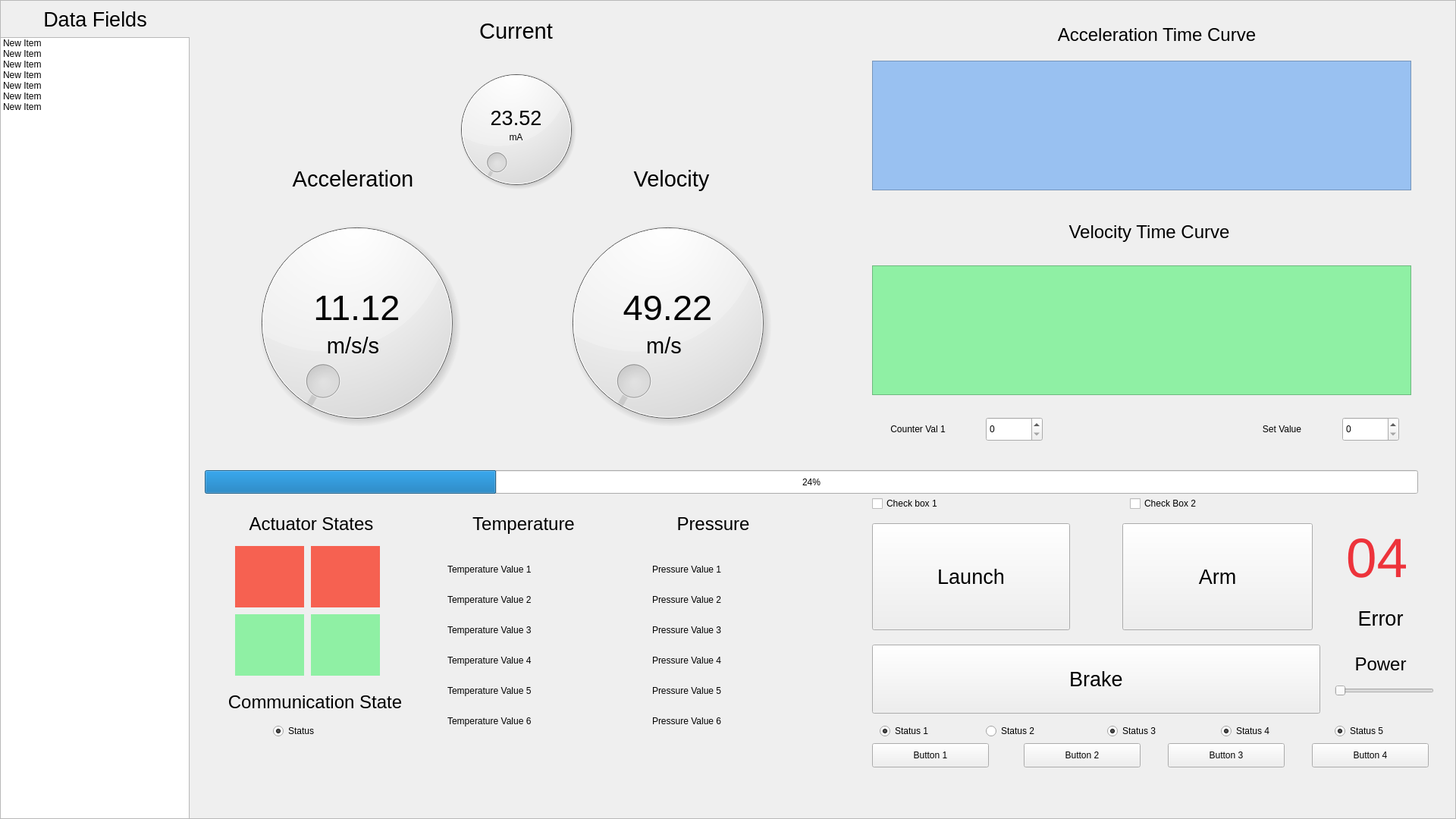
<?xml version="1.0" encoding="UTF-8"?>
<ui version="4.0">
 <class>MainWindow</class>
 <widget class="QMainWindow" name="MainWindow">
  <property name="geometry">
   <rect>
    <x>0</x>
    <y>0</y>
    <width>1920</width>
    <height>1080</height>
   </rect>
  </property>
  <property name="windowTitle">
   <string>MainWindow</string>
  </property>
  <widget class="QWidget" name="centralwidget">
   <widget class="QFrame" name="MainFrame">
    <property name="geometry">
     <rect>
      <x>0</x>
      <y>0</y>
      <width>1920</width>
      <height>1080</height>
     </rect>
    </property>
    <property name="frameShape">
     <enum>QFrame::StyledPanel</enum>
    </property>
    <property name="frameShadow">
     <enum>QFrame::Raised</enum>
    </property>
    <widget class="QProgressBar" name="progress_bar">
     <property name="geometry">
      <rect>
       <x>270</x>
       <y>620</y>
       <width>1600</width>
       <height>31</height>
      </rect>
     </property>
     <property name="value">
      <number>24</number>
     </property>
    </widget>
    <widget class="QListWidget" name="data_fields_list_widget">
     <property name="geometry">
      <rect>
       <x>0</x>
       <y>49</y>
       <width>250</width>
       <height>1031</height>
      </rect>
     </property>
     <item>
      <property name="text">
       <string>New Item</string>
      </property>
     </item>
     <item>
      <property name="text">
       <string>New Item</string>
      </property>
     </item>
     <item>
      <property name="text">
       <string>New Item</string>
      </property>
     </item>
     <item>
      <property name="text">
       <string>New Item</string>
      </property>
     </item>
     <item>
      <property name="text">
       <string>New Item</string>
      </property>
     </item>
     <item>
      <property name="text">
       <string>New Item</string>
      </property>
     </item>
     <item>
      <property name="text">
       <string>New Item</string>
      </property>
     </item>
    </widget>
    <widget class="QFrame" name="acc_graph_frame">
     <property name="geometry">
      <rect>
       <x>1150</x>
       <y>80</y>
       <width>711</width>
       <height>171</height>
      </rect>
     </property>
     <property name="styleSheet">
      <string notr="true">background-color: rgb(153, 193, 241);</string>
     </property>
     <property name="frameShape">
      <enum>QFrame::StyledPanel</enum>
     </property>
     <property name="frameShadow">
      <enum>QFrame::Raised</enum>
     </property>
    </widget>
    <widget class="QFrame" name="velo_graph_frame">
     <property name="geometry">
      <rect>
       <x>1150</x>
       <y>350</y>
       <width>711</width>
       <height>171</height>
      </rect>
     </property>
     <property name="styleSheet">
      <string notr="true">background-color: rgb(143, 240, 164);</string>
     </property>
     <property name="frameShape">
      <enum>QFrame::StyledPanel</enum>
     </property>
     <property name="frameShadow">
      <enum>QFrame::Raised</enum>
     </property>
    </widget>
    <widget class="QDial" name="current_dial">
     <property name="geometry">
      <rect>
       <x>560</x>
       <y>80</y>
       <width>241</width>
       <height>181</height>
      </rect>
     </property>
    </widget>
    <widget class="QDial" name="acc_dial">
     <property name="geometry">
      <rect>
       <x>290</x>
       <y>270</y>
       <width>361</width>
       <height>311</height>
      </rect>
     </property>
    </widget>
    <widget class="QLabel" name="temp_val_lbl_1">
     <property name="geometry">
      <rect>
       <x>590</x>
       <y>730</y>
       <width>241</width>
       <height>41</height>
      </rect>
     </property>
     <property name="text">
      <string>Temperature Value 1</string>
     </property>
    </widget>
    <widget class="QLabel" name="temp_val_lbl_2">
     <property name="geometry">
      <rect>
       <x>590</x>
       <y>770</y>
       <width>241</width>
       <height>41</height>
      </rect>
     </property>
     <property name="text">
      <string>Temperature Value 2</string>
     </property>
    </widget>
    <widget class="QLabel" name="temp_val_lbl_3">
     <property name="geometry">
      <rect>
       <x>590</x>
       <y>810</y>
       <width>241</width>
       <height>41</height>
      </rect>
     </property>
     <property name="text">
      <string>Temperature Value 3</string>
     </property>
    </widget>
    <widget class="QLabel" name="temp_val_lbl_4">
     <property name="geometry">
      <rect>
       <x>590</x>
       <y>850</y>
       <width>241</width>
       <height>41</height>
      </rect>
     </property>
     <property name="text">
      <string>Temperature Value 4</string>
     </property>
    </widget>
    <widget class="QLabel" name="temp_val_lbl_5">
     <property name="geometry">
      <rect>
       <x>590</x>
       <y>890</y>
       <width>241</width>
       <height>41</height>
      </rect>
     </property>
     <property name="text">
      <string>Temperature Value 5</string>
     </property>
    </widget>
    <widget class="QLabel" name="temp_val_lbl_6">
     <property name="geometry">
      <rect>
       <x>590</x>
       <y>930</y>
       <width>241</width>
       <height>41</height>
      </rect>
     </property>
     <property name="text">
      <string>Temperature Value 6</string>
     </property>
    </widget>
    <widget class="QLabel" name="temp_lbl">
     <property name="geometry">
      <rect>
       <x>570</x>
       <y>670</y>
       <width>241</width>
       <height>41</height>
      </rect>
     </property>
     <property name="font">
      <font>
       <pointsize>18</pointsize>
      </font>
     </property>
     <property name="text">
      <string>Temperature</string>
     </property>
     <property name="alignment">
      <set>Qt::AlignCenter</set>
     </property>
    </widget>
    <widget class="QLabel" name="pres_val_lbl_2">
     <property name="geometry">
      <rect>
       <x>860</x>
       <y>770</y>
       <width>241</width>
       <height>41</height>
      </rect>
     </property>
     <property name="text">
      <string>Pressure Value 2</string>
     </property>
    </widget>
    <widget class="QLabel" name="pressure_lbl">
     <property name="geometry">
      <rect>
       <x>820</x>
       <y>670</y>
       <width>241</width>
       <height>41</height>
      </rect>
     </property>
     <property name="font">
      <font>
       <pointsize>18</pointsize>
      </font>
     </property>
     <property name="text">
      <string>Pressure</string>
     </property>
     <property name="alignment">
      <set>Qt::AlignCenter</set>
     </property>
    </widget>
    <widget class="QLabel" name="pres_val_lbl_3">
     <property name="geometry">
      <rect>
       <x>860</x>
       <y>810</y>
       <width>241</width>
       <height>41</height>
      </rect>
     </property>
     <property name="text">
      <string>Pressure Value 3</string>
     </property>
    </widget>
    <widget class="QLabel" name="pres_val_lbl_5">
     <property name="geometry">
      <rect>
       <x>860</x>
       <y>890</y>
       <width>241</width>
       <height>41</height>
      </rect>
     </property>
     <property name="text">
      <string>Pressure Value 5</string>
     </property>
    </widget>
    <widget class="QLabel" name="pres_val_lbl_1">
     <property name="geometry">
      <rect>
       <x>860</x>
       <y>730</y>
       <width>241</width>
       <height>41</height>
      </rect>
     </property>
     <property name="text">
      <string>Pressure Value 1</string>
     </property>
    </widget>
    <widget class="QLabel" name="pres_val_lbl_6">
     <property name="geometry">
      <rect>
       <x>860</x>
       <y>930</y>
       <width>241</width>
       <height>41</height>
      </rect>
     </property>
     <property name="text">
      <string>Pressure Value 6</string>
     </property>
    </widget>
    <widget class="QLabel" name="pres_val_lbl_4">
     <property name="geometry">
      <rect>
       <x>860</x>
       <y>850</y>
       <width>241</width>
       <height>41</height>
      </rect>
     </property>
     <property name="text">
      <string>Pressure Value 4</string>
     </property>
    </widget>
    <widget class="QLabel" name="actuator_box_1">
     <property name="geometry">
      <rect>
       <x>310</x>
       <y>720</y>
       <width>91</width>
       <height>81</height>
      </rect>
     </property>
     <property name="styleSheet">
      <string notr="true">background-color: rgb(246, 97, 81);</string>
     </property>
     <property name="text">
      <string/>
     </property>
    </widget>
    <widget class="QLabel" name="actuator_box_2">
     <property name="geometry">
      <rect>
       <x>410</x>
       <y>720</y>
       <width>91</width>
       <height>81</height>
      </rect>
     </property>
     <property name="styleSheet">
      <string notr="true">background-color: rgb(246, 97, 81);</string>
     </property>
     <property name="text">
      <string/>
     </property>
    </widget>
    <widget class="QLabel" name="actuator_box_4">
     <property name="geometry">
      <rect>
       <x>310</x>
       <y>810</y>
       <width>91</width>
       <height>81</height>
      </rect>
     </property>
     <property name="styleSheet">
      <string notr="true">background-color: rgb(246, 97, 81);
background-color: rgb(143, 240, 164);</string>
     </property>
     <property name="text">
      <string/>
     </property>
    </widget>
    <widget class="QLabel" name="actuator_box_3">
     <property name="geometry">
      <rect>
       <x>410</x>
       <y>810</y>
       <width>91</width>
       <height>81</height>
      </rect>
     </property>
     <property name="styleSheet">
      <string notr="true">background-color: rgb(143, 240, 164);</string>
     </property>
     <property name="text">
      <string/>
     </property>
    </widget>
    <widget class="QLabel" name="actuator_lbl">
     <property name="geometry">
      <rect>
       <x>290</x>
       <y>670</y>
       <width>241</width>
       <height>41</height>
      </rect>
     </property>
     <property name="font">
      <font>
       <pointsize>18</pointsize>
      </font>
     </property>
     <property name="text">
      <string>Actuator States</string>
     </property>
     <property name="alignment">
      <set>Qt::AlignCenter</set>
     </property>
    </widget>
    <widget class="QPushButton" name="launch_btn">
     <property name="geometry">
      <rect>
       <x>1150</x>
       <y>690</y>
       <width>261</width>
       <height>141</height>
      </rect>
     </property>
     <property name="font">
      <font>
       <pointsize>20</pointsize>
      </font>
     </property>
     <property name="text">
      <string>Launch</string>
     </property>
    </widget>
    <widget class="QPushButton" name="brake_btn">
     <property name="geometry">
      <rect>
       <x>1150</x>
       <y>850</y>
       <width>591</width>
       <height>91</height>
      </rect>
     </property>
     <property name="font">
      <font>
       <pointsize>20</pointsize>
      </font>
     </property>
     <property name="text">
      <string>Brake</string>
     </property>
    </widget>
    <widget class="QPushButton" name="arm_btn">
     <property name="geometry">
      <rect>
       <x>1480</x>
       <y>690</y>
       <width>251</width>
       <height>141</height>
      </rect>
     </property>
     <property name="font">
      <font>
       <pointsize>20</pointsize>
      </font>
     </property>
     <property name="text">
      <string>Arm</string>
     </property>
    </widget>
    <widget class="QLabel" name="current_lbl">
     <property name="geometry">
      <rect>
       <x>600</x>
       <y>20</y>
       <width>161</width>
       <height>41</height>
      </rect>
     </property>
     <property name="font">
      <font>
       <pointsize>22</pointsize>
      </font>
     </property>
     <property name="text">
      <string>Current</string>
     </property>
     <property name="alignment">
      <set>Qt::AlignCenter</set>
     </property>
    </widget>
    <widget class="QLabel" name="acc_lbl">
     <property name="geometry">
      <rect>
       <x>340</x>
       <y>210</y>
       <width>251</width>
       <height>51</height>
      </rect>
     </property>
     <property name="font">
      <font>
       <pointsize>22</pointsize>
      </font>
     </property>
     <property name="text">
      <string>Acceleration</string>
     </property>
     <property name="alignment">
      <set>Qt::AlignCenter</set>
     </property>
    </widget>
    <widget class="QLabel" name="comm_lbl">
     <property name="geometry">
      <rect>
       <x>270</x>
       <y>910</y>
       <width>291</width>
       <height>31</height>
      </rect>
     </property>
     <property name="font">
      <font>
       <pointsize>18</pointsize>
      </font>
     </property>
     <property name="text">
      <string>Communication State</string>
     </property>
     <property name="alignment">
      <set>Qt::AlignCenter</set>
     </property>
    </widget>
    <widget class="QLabel" name="velo_lbl">
     <property name="geometry">
      <rect>
       <x>760</x>
       <y>210</y>
       <width>251</width>
       <height>51</height>
      </rect>
     </property>
     <property name="font">
      <font>
       <pointsize>22</pointsize>
      </font>
     </property>
     <property name="text">
      <string>Velocity</string>
     </property>
     <property name="alignment">
      <set>Qt::AlignCenter</set>
     </property>
    </widget>
    <widget class="QLabel" name="acc_graph_lbl">
     <property name="geometry">
      <rect>
       <x>1340</x>
       <y>20</y>
       <width>371</width>
       <height>51</height>
      </rect>
     </property>
     <property name="font">
      <font>
       <pointsize>18</pointsize>
      </font>
     </property>
     <property name="text">
      <string>Acceleration Time Curve</string>
     </property>
     <property name="alignment">
      <set>Qt::AlignCenter</set>
     </property>
    </widget>
    <widget class="QLabel" name="velo_grpah_lbl">
     <property name="geometry">
      <rect>
       <x>1330</x>
       <y>280</y>
       <width>371</width>
       <height>51</height>
      </rect>
     </property>
     <property name="font">
      <font>
       <pointsize>18</pointsize>
      </font>
     </property>
     <property name="text">
      <string>Velocity Time Curve</string>
     </property>
     <property name="alignment">
      <set>Qt::AlignCenter</set>
     </property>
    </widget>
    <widget class="QRadioButton" name="comm_status_radio_btn">
     <property name="geometry">
      <rect>
       <x>360</x>
       <y>950</y>
       <width>148</width>
       <height>28</height>
      </rect>
     </property>
     <property name="text">
      <string>Status</string>
     </property>
     <property name="checked">
      <bool>true</bool>
     </property>
     <property name="autoExclusive">
      <bool>false</bool>
     </property>
    </widget>
    <widget class="QLabel" name="current_val_lbl">
     <property name="geometry">
      <rect>
       <x>640</x>
       <y>120</y>
       <width>81</width>
       <height>71</height>
      </rect>
     </property>
     <property name="font">
      <font>
       <family>Segoe UI</family>
       <pointsize>20</pointsize>
      </font>
     </property>
     <property name="text">
      <string>23.52</string>
     </property>
     <property name="alignment">
      <set>Qt::AlignCenter</set>
     </property>
     <property name="wordWrap">
      <bool>true</bool>
     </property>
    </widget>
    <widget class="QLabel" name="current_unit_lbl">
     <property name="geometry">
      <rect>
       <x>640</x>
       <y>170</y>
       <width>81</width>
       <height>21</height>
      </rect>
     </property>
     <property name="font">
      <font>
       <family>Segoe UI</family>
      </font>
     </property>
     <property name="text">
      <string>mA</string>
     </property>
     <property name="alignment">
      <set>Qt::AlignCenter</set>
     </property>
    </widget>
    <widget class="QLabel" name="acc_unit_lbl">
     <property name="geometry">
      <rect>
       <x>410</x>
       <y>440</y>
       <width>111</width>
       <height>31</height>
      </rect>
     </property>
     <property name="font">
      <font>
       <family>Segoe UI</family>
       <pointsize>22</pointsize>
      </font>
     </property>
     <property name="text">
      <string>m/s/s</string>
     </property>
     <property name="alignment">
      <set>Qt::AlignCenter</set>
     </property>
    </widget>
    <widget class="QLabel" name="acc_val_lbl">
     <property name="geometry">
      <rect>
       <x>400</x>
       <y>350</y>
       <width>141</width>
       <height>111</height>
      </rect>
     </property>
     <property name="font">
      <font>
       <family>Segoe UI</family>
       <pointsize>35</pointsize>
      </font>
     </property>
     <property name="text">
      <string>11.12</string>
     </property>
     <property name="alignment">
      <set>Qt::AlignCenter</set>
     </property>
     <property name="wordWrap">
      <bool>true</bool>
     </property>
    </widget>
    <widget class="QDial" name="velo_dial">
     <property name="geometry">
      <rect>
       <x>700</x>
       <y>270</y>
       <width>361</width>
       <height>311</height>
      </rect>
     </property>
    </widget>
    <widget class="QLabel" name="velo_val_lbl">
     <property name="geometry">
      <rect>
       <x>810</x>
       <y>350</y>
       <width>141</width>
       <height>111</height>
      </rect>
     </property>
     <property name="font">
      <font>
       <family>Segoe UI</family>
       <pointsize>35</pointsize>
      </font>
     </property>
     <property name="text">
      <string>49.22</string>
     </property>
     <property name="alignment">
      <set>Qt::AlignCenter</set>
     </property>
     <property name="wordWrap">
      <bool>true</bool>
     </property>
    </widget>
    <widget class="QLabel" name="velo_unit_lbl">
     <property name="geometry">
      <rect>
       <x>820</x>
       <y>440</y>
       <width>111</width>
       <height>31</height>
      </rect>
     </property>
     <property name="font">
      <font>
       <family>Segoe UI</family>
       <pointsize>22</pointsize>
      </font>
     </property>
     <property name="text">
      <string>m/s</string>
     </property>
     <property name="alignment">
      <set>Qt::AlignCenter</set>
     </property>
    </widget>
    <widget class="QRadioButton" name="status_radio_btn_2">
     <property name="geometry">
      <rect>
       <x>1300</x>
       <y>950</y>
       <width>148</width>
       <height>28</height>
      </rect>
     </property>
     <property name="text">
      <string>Status 2</string>
     </property>
     <property name="checkable">
      <bool>true</bool>
     </property>
     <property name="checked">
      <bool>false</bool>
     </property>
     <property name="autoRepeat">
      <bool>false</bool>
     </property>
     <property name="autoExclusive">
      <bool>false</bool>
     </property>
    </widget>
    <widget class="QRadioButton" name="status_radio_btn_3">
     <property name="geometry">
      <rect>
       <x>1460</x>
       <y>950</y>
       <width>148</width>
       <height>28</height>
      </rect>
     </property>
     <property name="text">
      <string>Status 3</string>
     </property>
     <property name="checkable">
      <bool>true</bool>
     </property>
     <property name="checked">
      <bool>true</bool>
     </property>
     <property name="autoExclusive">
      <bool>false</bool>
     </property>
    </widget>
    <widget class="QRadioButton" name="status_radio_btn_1">
     <property name="geometry">
      <rect>
       <x>1160</x>
       <y>950</y>
       <width>148</width>
       <height>28</height>
      </rect>
     </property>
     <property name="text">
      <string>Status 1</string>
     </property>
     <property name="checked">
      <bool>true</bool>
     </property>
     <property name="autoExclusive">
      <bool>false</bool>
     </property>
    </widget>
    <widget class="QRadioButton" name="status_radio_btn_4">
     <property name="geometry">
      <rect>
       <x>1610</x>
       <y>950</y>
       <width>148</width>
       <height>28</height>
      </rect>
     </property>
     <property name="text">
      <string>Status 4</string>
     </property>
     <property name="checked">
      <bool>true</bool>
     </property>
     <property name="autoExclusive">
      <bool>false</bool>
     </property>
    </widget>
    <widget class="QSpinBox" name="spin_box_1">
     <property name="geometry">
      <rect>
       <x>1300</x>
       <y>550</y>
       <width>75</width>
       <height>32</height>
      </rect>
     </property>
    </widget>
    <widget class="QSpinBox" name="spin_box_2">
     <property name="geometry">
      <rect>
       <x>1770</x>
       <y>550</y>
       <width>75</width>
       <height>32</height>
      </rect>
     </property>
    </widget>
    <widget class="QSlider" name="power_slider">
     <property name="geometry">
      <rect>
       <x>1760</x>
       <y>900</y>
       <width>131</width>
       <height>21</height>
      </rect>
     </property>
     <property name="orientation">
      <enum>Qt::Horizontal</enum>
     </property>
    </widget>
    <widget class="QLabel" name="power_lbl">
     <property name="geometry">
      <rect>
       <x>1740</x>
       <y>860</y>
       <width>161</width>
       <height>31</height>
      </rect>
     </property>
     <property name="font">
      <font>
       <pointsize>18</pointsize>
      </font>
     </property>
     <property name="layoutDirection">
      <enum>Qt::LeftToRight</enum>
     </property>
     <property name="text">
      <string>Power</string>
     </property>
     <property name="alignment">
      <set>Qt::AlignCenter</set>
     </property>
    </widget>
    <widget class="QLabel" name="spin_box_2_lbl">
     <property name="geometry">
      <rect>
       <x>1610</x>
       <y>550</y>
       <width>161</width>
       <height>31</height>
      </rect>
     </property>
     <property name="layoutDirection">
      <enum>Qt::LeftToRight</enum>
     </property>
     <property name="text">
      <string>Set Value</string>
     </property>
     <property name="alignment">
      <set>Qt::AlignCenter</set>
     </property>
    </widget>
    <widget class="QLabel" name="spin_box_1_lbl">
     <property name="geometry">
      <rect>
       <x>1130</x>
       <y>550</y>
       <width>161</width>
       <height>31</height>
      </rect>
     </property>
     <property name="layoutDirection">
      <enum>Qt::LeftToRight</enum>
     </property>
     <property name="text">
      <string>Counter Val 1</string>
     </property>
     <property name="alignment">
      <set>Qt::AlignCenter</set>
     </property>
    </widget>
    <widget class="QCheckBox" name="checkbox_1">
     <property name="geometry">
      <rect>
       <x>1150</x>
       <y>650</y>
       <width>141</width>
       <height>28</height>
      </rect>
     </property>
     <property name="text">
      <string>Check box 1</string>
     </property>
    </widget>
    <widget class="QCheckBox" name="checkbox_2">
     <property name="geometry">
      <rect>
       <x>1490</x>
       <y>650</y>
       <width>151</width>
       <height>28</height>
      </rect>
     </property>
     <property name="text">
      <string>Check Box 2</string>
     </property>
    </widget>
    <widget class="QLabel" name="error_val_lbl">
     <property name="geometry">
      <rect>
       <x>1760</x>
       <y>680</y>
       <width>111</width>
       <height>111</height>
      </rect>
     </property>
     <property name="font">
      <font>
       <family>Segoe UI</family>
       <pointsize>55</pointsize>
       <weight>50</weight>
       <italic>false</italic>
       <bold>false</bold>
       <underline>false</underline>
      </font>
     </property>
     <property name="styleSheet">
      <string notr="true">color: rgb(237, 51, 59);</string>
     </property>
     <property name="text">
      <string>04</string>
     </property>
     <property name="alignment">
      <set>Qt::AlignCenter</set>
     </property>
    </widget>
    <widget class="QLabel" name="error_lbl">
     <property name="geometry">
      <rect>
       <x>1750</x>
       <y>780</y>
       <width>141</width>
       <height>71</height>
      </rect>
     </property>
     <property name="font">
      <font>
       <family>Segoe UI</family>
       <pointsize>20</pointsize>
      </font>
     </property>
     <property name="text">
      <string>Error</string>
     </property>
     <property name="alignment">
      <set>Qt::AlignCenter</set>
     </property>
    </widget>
    <widget class="QRadioButton" name="status_radio_btn_5">
     <property name="geometry">
      <rect>
       <x>1760</x>
       <y>950</y>
       <width>148</width>
       <height>28</height>
      </rect>
     </property>
     <property name="text">
      <string>Status 5</string>
     </property>
     <property name="checked">
      <bool>true</bool>
     </property>
     <property name="autoExclusive">
      <bool>false</bool>
     </property>
    </widget>
    <widget class="QLabel" name="data_field_lbl">
     <property name="geometry">
      <rect>
       <x>0</x>
       <y>10</y>
       <width>251</width>
       <height>31</height>
      </rect>
     </property>
     <property name="font">
      <font>
       <pointsize>20</pointsize>
      </font>
     </property>
     <property name="text">
      <string>Data Fields</string>
     </property>
     <property name="alignment">
      <set>Qt::AlignCenter</set>
     </property>
    </widget>
    <widget class="QPushButton" name="random_btn_1">
     <property name="geometry">
      <rect>
       <x>1150</x>
       <y>980</y>
       <width>154</width>
       <height>32</height>
      </rect>
     </property>
     <property name="text">
      <string>Button 1</string>
     </property>
    </widget>
    <widget class="QPushButton" name="random_btn_2">
     <property name="geometry">
      <rect>
       <x>1350</x>
       <y>980</y>
       <width>154</width>
       <height>32</height>
      </rect>
     </property>
     <property name="text">
      <string>Button 2</string>
     </property>
    </widget>
    <widget class="QPushButton" name="random_btn_3">
     <property name="geometry">
      <rect>
       <x>1540</x>
       <y>980</y>
       <width>154</width>
       <height>32</height>
      </rect>
     </property>
     <property name="text">
      <string>Button 3</string>
     </property>
    </widget>
    <widget class="QPushButton" name="random_btn_4">
     <property name="geometry">
      <rect>
       <x>1730</x>
       <y>980</y>
       <width>154</width>
       <height>32</height>
      </rect>
     </property>
     <property name="text">
      <string>Button 4</string>
     </property>
    </widget>
   </widget>
  </widget>
 </widget>
 <resources/>
 <connections/>
</ui>
